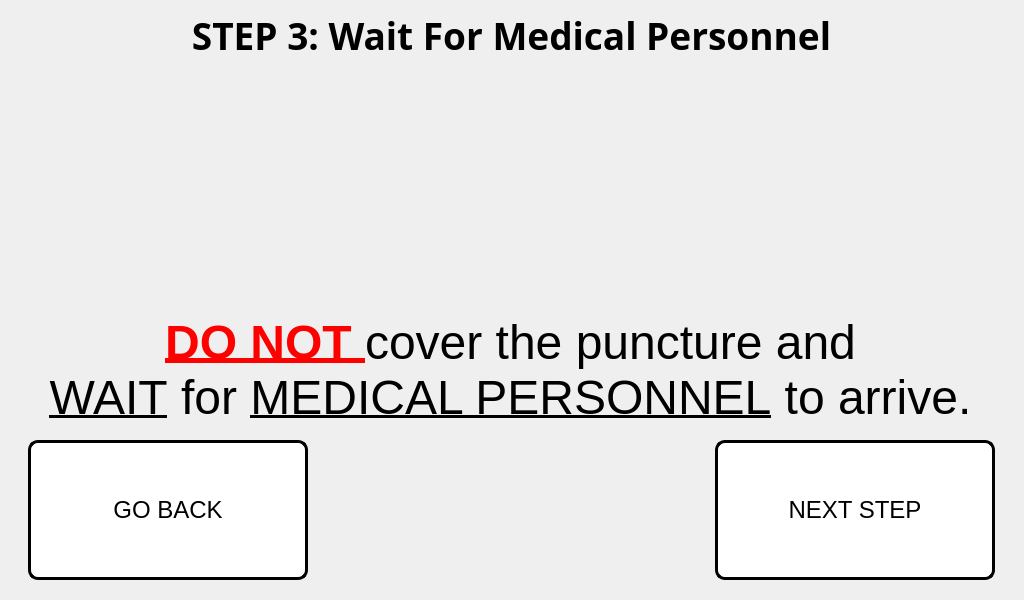
<?xml version="1.0" encoding="UTF-8"?>
<ui version="4.0">
 <class>step_3_window</class>
 <widget class="QMainWindow" name="step_3_window">
  <property name="geometry">
   <rect>
    <x>0</x>
    <y>0</y>
    <width>1024</width>
    <height>600</height>
   </rect>
  </property>
  <property name="minimumSize">
   <size>
    <width>1024</width>
    <height>600</height>
   </size>
  </property>
  <property name="maximumSize">
   <size>
    <width>1024</width>
    <height>600</height>
   </size>
  </property>
  <property name="windowTitle">
   <string>Step 3 Procedure</string>
  </property>
  <widget class="QWidget" name="centralwidget">
   <widget class="QLabel" name="title_step_3">
    <property name="geometry">
     <rect>
      <x>6</x>
      <y>0</y>
      <width>1011</width>
      <height>71</height>
     </rect>
    </property>
    <property name="font">
     <font>
      <family>Unispace</family>
      <pointsize>18</pointsize>
      <weight>75</weight>
      <bold>true</bold>
     </font>
    </property>
    <property name="text">
     <string>&lt;html&gt;&lt;head/&gt;&lt;body&gt;&lt;p align=&quot;center&quot;&gt;&lt;span style=&quot; font-size:28pt;&quot;&gt;STEP 3: Wait For Medical Personnel&lt;/span&gt;&lt;/p&gt;&lt;/body&gt;&lt;/html&gt;</string>
    </property>
    <property name="alignment">
     <set>Qt::AlignCenter</set>
    </property>
   </widget>
   <widget class="QLabel" name="text_steps_3">
    <property name="geometry">
     <rect>
      <x>-5</x>
      <y>310</y>
      <width>1031</width>
      <height>121</height>
     </rect>
    </property>
    <property name="font">
     <font>
      <pointsize>14</pointsize>
     </font>
    </property>
    <property name="text">
     <string>&lt;html&gt;&lt;head/&gt;&lt;body&gt;&lt;p align=&quot;center&quot;&gt;&lt;span style=&quot; font-family:'Calibri'; font-size:36pt; font-weight:600; text-decoration: underline; color:#ff0000;&quot;&gt;DO NOT &lt;/span&gt;&lt;span style=&quot; font-family:'Calibri'; font-size:36pt; color:#000000;&quot;&gt;cover the puncture and &lt;br/&gt;&lt;/span&gt;&lt;span style=&quot; font-family:'Calibri'; font-size:36pt; text-decoration: underline; color:#000000;&quot;&gt;WAIT&lt;/span&gt;&lt;span style=&quot; font-family:'Calibri'; font-size:36pt; color:#000000;&quot;&gt; for &lt;/span&gt;&lt;span style=&quot; font-family:'Calibri'; font-size:36pt; text-decoration: underline; color:#000000;&quot;&gt;MEDICAL PERSONNEL&lt;/span&gt;&lt;span style=&quot; font-family:'Calibri'; font-size:36pt; color:#000000;&quot;&gt; to arrive.&lt;/span&gt;&lt;/p&gt;&lt;/body&gt;&lt;/html&gt;</string>
    </property>
   </widget>
   <widget class="QLabel" name="gif_player_label_3">
    <property name="geometry">
     <rect>
      <x>330</x>
      <y>70</y>
      <width>360</width>
      <height>240</height>
     </rect>
    </property>
    <property name="minimumSize">
     <size>
      <width>360</width>
      <height>240</height>
     </size>
    </property>
    <property name="maximumSize">
     <size>
      <width>360</width>
      <height>240</height>
     </size>
    </property>
    <property name="font">
     <font>
      <family>Unispace</family>
      <pointsize>16</pointsize>
      <weight>75</weight>
      <bold>true</bold>
     </font>
    </property>
    <property name="lineWidth">
     <number>1</number>
    </property>
    <property name="text">
     <string/>
    </property>
    <property name="alignment">
     <set>Qt::AlignCenter</set>
    </property>
   </widget>
   <widget class="QPushButton" name="next_step_button_3">
    <property name="geometry">
     <rect>
      <x>715</x>
      <y>440</y>
      <width>280</width>
      <height>140</height>
     </rect>
    </property>
    <property name="minimumSize">
     <size>
      <width>280</width>
      <height>140</height>
     </size>
    </property>
    <property name="maximumSize">
     <size>
      <width>280</width>
      <height>140</height>
     </size>
    </property>
    <property name="font">
     <font>
      <pointsize>18</pointsize>
     </font>
    </property>
    <property name="cursor">
     <cursorShape>PointingHandCursor</cursorShape>
    </property>
    <property name="styleSheet">
     <string notr="true">QPushButton:hover:!pressed
{
  background-color: rgb(195,30,60);
}

QPushButton
{
  background-color: white;
color: black;
border-style: outset;
border-width: 3px;
border-radius:10px;
border-color: black;
}</string>
    </property>
    <property name="text">
     <string>NEXT STEP</string>
    </property>
   </widget>
   <widget class="QPushButton" name="go_back_injury_type_3">
    <property name="geometry">
     <rect>
      <x>28</x>
      <y>440</y>
      <width>280</width>
      <height>140</height>
     </rect>
    </property>
    <property name="minimumSize">
     <size>
      <width>280</width>
      <height>140</height>
     </size>
    </property>
    <property name="maximumSize">
     <size>
      <width>280</width>
      <height>140</height>
     </size>
    </property>
    <property name="font">
     <font>
      <pointsize>18</pointsize>
     </font>
    </property>
    <property name="styleSheet">
     <string notr="true">QPushButton:hover:!pressed
{
  background-color: rgb(195,30,60);
}

QPushButton
{
  background-color: white;
color: black;
border-style: outset;
border-width: 3px;
border-radius:10px;
border-color: black;
}</string>
    </property>
    <property name="text">
     <string>GO BACK</string>
    </property>
   </widget>
   <widget class="QLabel" name="label">
    <property name="geometry">
     <rect>
      <x>0</x>
      <y>0</y>
      <width>1024</width>
      <height>600</height>
     </rect>
    </property>
    <property name="minimumSize">
     <size>
      <width>1024</width>
      <height>600</height>
     </size>
    </property>
    <property name="maximumSize">
     <size>
      <width>1024</width>
      <height>600</height>
     </size>
    </property>
    <property name="text">
     <string/>
    </property>
    <property name="pixmap">
     <pixmap>../pictures/program_pictures/main_wallpaper.png</pixmap>
    </property>
   </widget>
   <zorder>label</zorder>
   <zorder>text_steps_3</zorder>
   <zorder>title_step_3</zorder>
   <zorder>gif_player_label_3</zorder>
   <zorder>next_step_button_3</zorder>
   <zorder>go_back_injury_type_3</zorder>
  </widget>
 </widget>
 <resources/>
 <connections/>
</ui>
